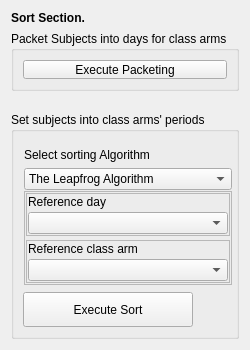
                   <widget class="QFrame" name="frame_11">
                    <property name="minimumSize">
                     <size>
                      <width>250</width>
                      <height>335</height>
                     </size>
                    </property>
                    <property name="maximumSize">
                     <size>
                      <width>250</width>
                      <height>350</height>
                     </size>
                    </property>
                    <layout class="QVBoxLayout" name="verticalLayout_46">
                     <item alignment="Qt::AlignTop">
                      <widget class="QLabel" name="label_24">
                       <property name="maximumSize">
                        <size>
                         <width>16777215</width>
                         <height>15</height>
                        </size>
                       </property>
                       <property name="font">
                        <font>
                         <weight>75</weight>
                         <bold>true</bold>
                        </font>
                       </property>
                       <property name="text">
                        <string>Sort Section.</string>
                       </property>
                      </widget>
                     </item>
                     <item alignment="Qt::AlignTop">
                      <widget class="QGroupBox" name="groupBox_11">
                       <property name="minimumSize">
                        <size>
                         <width>0</width>
                         <height>59</height>
                        </size>
                       </property>
                       <property name="maximumSize">
                        <size>
                         <width>16777215</width>
                         <height>78</height>
                        </size>
                       </property>
                       <property name="title">
                        <string>Packet Subjects into days for class arms</string>
                       </property>
                       <layout class="QVBoxLayout" name="verticalLayout_62">
                        <item alignment="Qt::AlignVCenter">
                         <widget class="QPushButton" name="packet_btn">
                          <property name="text">
                           <string>Execute Packeting</string>
                          </property>
                         </widget>
                        </item>
                       </layout>
                      </widget>
                     </item>
                     <item>
                      <spacer name="verticalSpacer_16">
                       <property name="orientation">
                        <enum>Qt::Vertical</enum>
                       </property>
                       <property name="sizeType">
                        <enum>QSizePolicy::Fixed</enum>
                       </property>
                       <property name="sizeHint" stdset="0">
                        <size>
                         <width>20</width>
                         <height>15</height>
                        </size>
                       </property>
                      </spacer>
                     </item>
                     <item alignment="Qt::AlignTop">
                      <widget class="QGroupBox" name="groupBox_17">
                       <property name="maximumSize">
                        <size>
                         <width>16777215</width>
                         <height>234</height>
                        </size>
                       </property>
                       <property name="title">
                        <string>Set subjects into class arms' periods</string>
                       </property>
                       <layout class="QVBoxLayout" name="verticalLayout_47">
                        <item>
                         <widget class="QFrame" name="frame_30">
                          <property name="minimumSize">
                           <size>
                            <width>210</width>
                            <height>145</height>
                           </size>
                          </property>
                          <property name="maximumSize">
                           <size>
                            <width>210</width>
                            <height>145</height>
                           </size>
                          </property>
                          <property name="styleSheet">
                           <string notr="true">QGroupBox{
	padding-top:0px;
}</string>
                          </property>
                          <layout class="QVBoxLayout" name="verticalLayout_25">
                           <property name="spacing">
                            <number>1</number>
                           </property>
                           <property name="leftMargin">
                            <number>1</number>
                           </property>
                           <property name="topMargin">
                            <number>1</number>
                           </property>
                           <property name="rightMargin">
                            <number>1</number>
                           </property>
                           <property name="bottomMargin">
                            <number>1</number>
                           </property>
                           <item>
                            <widget class="QLabel" name="label_31">
                             <property name="text">
                              <string>Select sorting Algorithm</string>
                             </property>
                             <property name="alignment">
                              <set>Qt::AlignLeading|Qt::AlignLeft|Qt::AlignVCenter</set>
                             </property>
                            </widget>
                           </item>
                           <item>
                            <widget class="QComboBox" name="comboBox_6">
                             <property name="maximumSize">
                              <size>
                               <width>16777215</width>
                               <height>16777215</height>
                              </size>
                             </property>
                             <property name="sizeAdjustPolicy">
                              <enum>QComboBox::AdjustToContents</enum>
                             </property>
                             <item>
                              <property name="text">
                               <string>The Leapfrog Algorithm</string>
                              </property>
                             </item>
                             <item>
                              <property name="text">
                               <string>The Reverse-Leapfrog Algorithm</string>
                              </property>
                             </item>
                             <item>
                              <property name="text">
                               <string>The Center-cluster Algorithm</string>
                              </property>
                             </item>
                             <item>
                              <property name="text">
                               <string>The Reverse-centercluster Algorithm</string>
                              </property>
                             </item>
                             <item>
                              <property name="text">
                               <string>The XLX-Reflection Algorithm </string>
                              </property>
                             </item>
                             <item>
                              <property name="text">
                               <string>The Reverse-XLX-Reflection Algorithm</string>
                              </property>
                             </item>
                            </widget>
                           </item>
                           <item>
                            <widget class="QFrame" name="frame_12">
                             <property name="frameShape">
                              <enum>QFrame::StyledPanel</enum>
                             </property>
                             <property name="frameShadow">
                              <enum>QFrame::Raised</enum>
                             </property>
                             <layout class="QVBoxLayout" name="verticalLayout_49">
                              <property name="spacing">
                               <number>4</number>
                              </property>
                              <property name="leftMargin">
                               <number>1</number>
                              </property>
                              <property name="topMargin">
                               <number>1</number>
                              </property>
                              <property name="rightMargin">
                               <number>1</number>
                              </property>
                              <property name="bottomMargin">
                               <number>1</number>
                              </property>
                              <item>
                               <widget class="QFrame" name="frame_14">
                                <property name="frameShape">
                                 <enum>QFrame::StyledPanel</enum>
                                </property>
                                <property name="frameShadow">
                                 <enum>QFrame::Raised</enum>
                                </property>
                                <layout class="QVBoxLayout" name="verticalLayout_65">
                                 <property name="spacing">
                                  <number>3</number>
                                 </property>
                                 <property name="leftMargin">
                                  <number>1</number>
                                 </property>
                                 <property name="topMargin">
                                  <number>1</number>
                                 </property>
                                 <property name="rightMargin">
                                  <number>1</number>
                                 </property>
                                 <property name="bottomMargin">
                                  <number>1</number>
                                 </property>
                                 <item>
                                  <widget class="QLabel" name="label_25">
                                   <property name="text">
                                    <string>Reference day</string>
                                   </property>
                                  </widget>
                                 </item>
                                 <item>
                                  <widget class="QComboBox" name="comboBox_5"/>
                                 </item>
                                </layout>
                               </widget>
                              </item>
                              <item>
                               <widget class="QFrame" name="frame_13">
                                <property name="frameShape">
                                 <enum>QFrame::StyledPanel</enum>
                                </property>
                                <property name="frameShadow">
                                 <enum>QFrame::Raised</enum>
                                </property>
                                <layout class="QVBoxLayout" name="verticalLayout_31">
                                 <property name="spacing">
                                  <number>3</number>
                                 </property>
                                 <property name="leftMargin">
                                  <number>1</number>
                                 </property>
                                 <property name="topMargin">
                                  <number>1</number>
                                 </property>
                                 <property name="rightMargin">
                                  <number>1</number>
                                 </property>
                                 <property name="bottomMargin">
                                  <number>1</number>
                                 </property>
                                 <item>
                                  <widget class="QLabel" name="label_23">
                                   <property name="text">
                                    <string>Reference class arm</string>
                                   </property>
                                  </widget>
                                 </item>
                                 <item>
                                  <widget class="QComboBox" name="comboBox_4"/>
                                 </item>
                                </layout>
                               </widget>
                              </item>
                             </layout>
                            </widget>
                           </item>
                          </layout>
                         </widget>
                        </item>
                        <item>
                         <widget class="QPushButton" name="sort_btn">
                          <property name="minimumSize">
                           <size>
                            <width>170</width>
                            <height>35</height>
                           </size>
                          </property>
                          <property name="maximumSize">
                           <size>
                            <width>170</width>
                            <height>16777215</height>
                           </size>
                          </property>
                          <property name="toolTip">
                           <string>&lt;html&gt;&lt;head/&gt;&lt;body&gt;&lt;p&gt;This is the super command that kick-starts the execution of the whole Timetable logic.&lt;/p&gt;&lt;p&gt;This button should only be clicked if all the appropriate Subject and Class requirements and registrations have been met and made.&lt;/p&gt;&lt;/body&gt;&lt;/html&gt;</string>
                          </property>
                          <property name="text">
                           <string>Execute Sort</string>
                          </property>
                         </widget>
                        </item>
                       </layout>
                      </widget>
                     </item>
                    </layout>
                   </widget>
